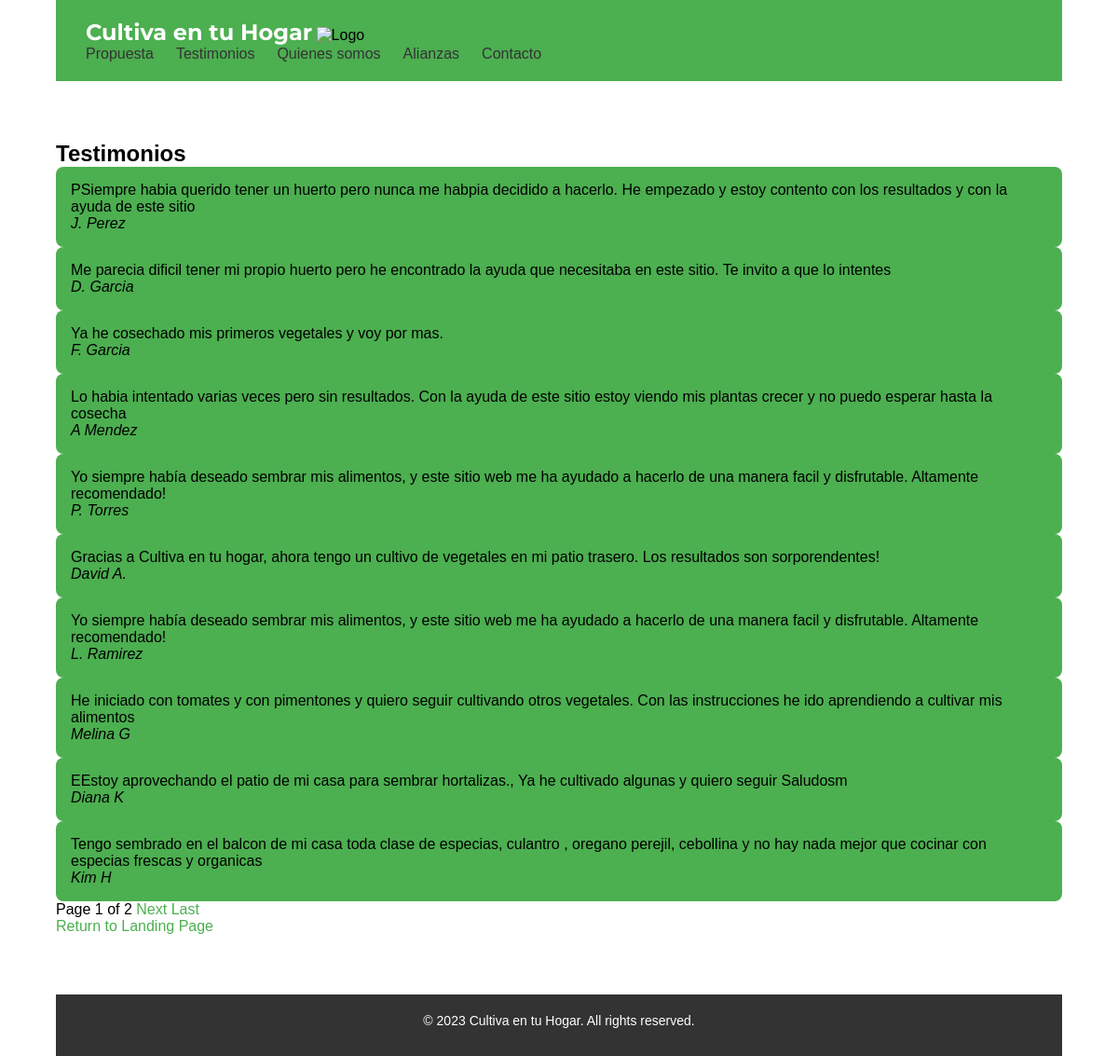
The app's page /huertos/testimonials/ with its own data.
### huertourbano/models.py (models this page shows, shortened)
class Testimonial(models.Model):
    quote = models.TextField()
    author = models.CharField(max_length=100)
    is_visible = models.BooleanField(default=True)  # Add the is_visible field

### huertourbano/views.py (the view)
# urls.py: path('huertos/testimonials/', views.testimonials_view, name='testimonials'),
def testimonials_view(request):
    testimonials = Testimonial.objects.filter(is_visible=True)
    paginator = Paginator(testimonials, 10)
    page_number = request.GET.get('page', 1)
    try:
        current_page = paginator.page(page_number)
    except EmptyPage:
        current_page = paginator.page(1)
    context = {'current_page': current_page}
    return render(request, 'testimonials.html', context)

### huertourbano/templates/testimonials.html (shortened to what this page needs)
{% extends 'huertourbano/base.html' %}
{% load static %}
{% block content %}
<section id="testimonials" class="testimonials-section">
    <div class="container">
        <h2 class="section-heading">Testimonios</h2>
        {% for testimonial in current_page %}
        <div class="testimonial">
            <blockquote>{{ testimonial.quote }}</blockquote>
            <cite>{{ testimonial.author }}</cite>
        </div>
        {% endfor %}
        <div class="testimonial-pagination">
            <span>Page {{ current_page.number }} of {{ current_page.paginator.num_pages }}</span>
            {% if current_page.has_next %}
                <a href="?page={{ current_page.next_page_number }}">Next</a>
                <a href="?page={{ current_page.paginator.num_pages }}">Last</a>
            {% endif %}
        </div>
        <div class="return-link">
            <a href="/">Return to Landing Page</a>
        </div>
    </div>
</section>
{% endblock %}

### huertourbano/templates/huertourbano/base.html (shortened to what this page needs)
{% load static %}
<!DOCTYPE html>
<html lang="en">
<head>
    <link rel="stylesheet" type="text/css" href="{% static 'css/style.css' %}">
</head>
<body>
    <header>
        <nav>
            <div class="container">
                <div class="logo">
                    <a href="/">Cultiva en tu Hogar</a>
                    <img src="{% static 'images/logo.png' %}" alt="Logo">
                </div>
                <ul class="nav-menu">
                    <li><a href="/propuesta/">Propuesta</a></li>
                    <li><a href="/testimonials/">Testimonios</a></li>
                    <li><a href="/about/">Quienes somos</a></li>
                    <li><a href="/alianzas/">Alianzas</a></li>
                    <li><a href="/contacto/">Contacto</a></li>
                </ul>
            </div>
        </nav>
    </header>
    <main>
        <div class="content">
            {% block content %}
            {% endblock %}
        </div>
    </main>
    <footer>
        <div class="container">
            <p>&copy; {% now "Y" %} Cultiva en tu Hogar. All rights reserved.</p>
        </div>
    </footer>
</body>
</html>

### static/css/style.css (style rules this page uses)
* { margin: 0; padding: 0; box-sizing: border-box; }
body { margin:0 auto; width: 90%; font-size: 16px; font-family: Arial, sans-serif; }
a { color: #4CAF50; text-decoration: none; }
header { display: flex; gap:1em; justify-content:start; align-items: start; flex-direction: row; padding: 20px 2rem; background-color: #4CAF50; }
nav { display: flex; }
.logo img { height: 40px; }
.logo a { font-family: 'Montserrat', sans-serif; font-weight: 700; font-size: 24px; color: #fff; text-decoration: none; }
.nav-menu { list-style-type: none; display: flex; gap:1.5rem; justify-content: start; }
.nav-menu li a { color: #333; text-decoration: none; transition: color 0.3s ease; }
.testimonial { padding: 1em; border-radius: .5em; background-color:#4CAF50; }
.testimonials-section { flex:1 1 auto; width: 100%; display: flex; gap: .5em; padding: 4em 0; }
footer { background: #333; color: #fff; padding: 20px 0; text-align: center; }
footer p { font-size: 14px; }

### records on screen
Testimonial: quote "PSiempre habia querido tener un huerto pero nunca me habpia decidido a hacerlo. He empezado y estoy contento con los resultados y con la ayuda de este sitio", author "J. Perez"
Testimonial: quote "Me parecia dificil tener mi propio huerto pero he encontrado la ayuda que necesitaba en este sitio. Te invito a que lo intentes", author "D. Garcia"
Testimonial: quote "Ya he cosechado mis primeros vegetales y voy por mas.", author "F. Garcia"
Testimonial: quote "Lo habia intentado varias veces pero sin resultados. Con la ayuda de este sitio estoy viendo mis plantas crecer y no puedo esperar hasta la cosecha", author "A Mendez"
Testimonial: quote "Yo siempre había deseado sembrar mis alimentos, y este sitio web me ha ayudado a hacerlo de una manera facil y disfrutable. Altamente recomendado!", author "P. Torres"
Testimonial: quote "Gracias a Cultiva en tu hogar, ahora tengo un cultivo de vegetales en mi patio trasero. Los resultados son sorporendentes!", author "David A."
Testimonial: quote "Yo siempre había deseado sembrar mis alimentos, y este sitio web me ha ayudado a hacerlo de una manera facil y disfrutable. Altamente recomendado!", author "L. Ramirez"
Testimonial: quote "He iniciado con tomates y con pimentones y quiero seguir cultivando otros vegetales. Con las instrucciones he ido aprendiendo a cultivar mis alimentos", author "Melina G"
Testimonial: quote "EEstoy aprovechando el patio de mi casa para sembrar hortalizas., Ya he cultivado algunas y quiero seguir Saludosm", author "Diana K"
Testimonial: quote "Tengo sembrado en el balcon de mi casa toda clase de especias, culantro , oregano perejil, cebollina y no hay nada mejor que cocinar con especias frescas y organicas", author "Kim H"

### other values on screen
{{ current_page.number }} "1"
{{ current_page.paginator.num_pages }} "2"
